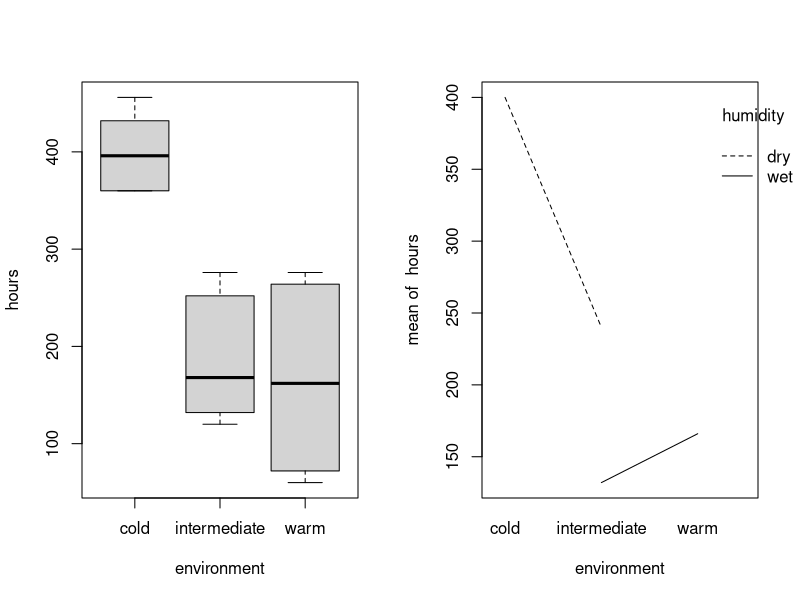
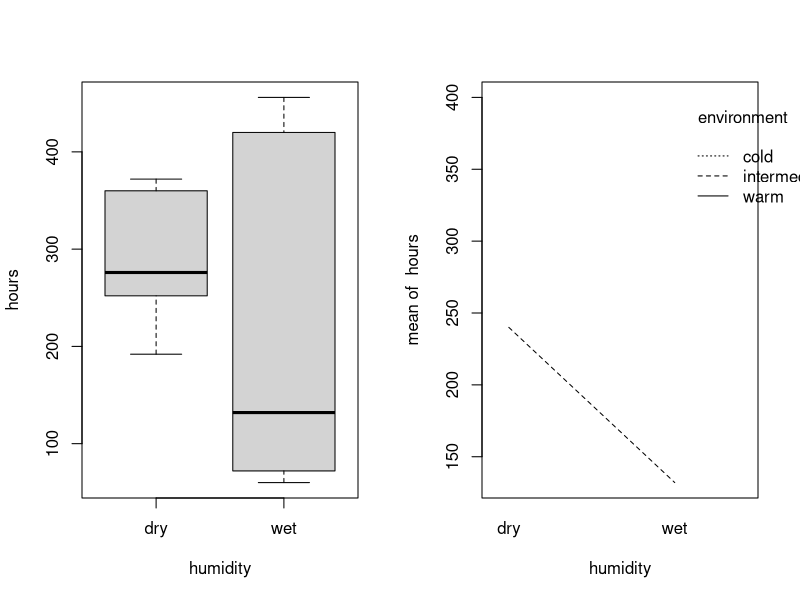

Reproduce these figures in R, in order.
## ---- chunk 1
knitr::opts_chunk$set(fig.height = 2.5)
options(show.signif.stars=FALSE)
## ---- chunk 2
bread = read.table(file = 'data/bread.txt', header = TRUE)
## ---- chunk 3
# The randomization process for 18 slices
# Take hours column from the data
hours = as.vector(as.matrix(bread$hours))
# Create environment column
environment = rep(c('cold', 'intermediate', 'warm'), each = 6)
# Create humidity column
humidity = rep(c('dry', 'wet'), each = 9)
# Converting to data frame
data.frame(cbind(hours, environment, humidity))
## ---- chunk 4
# Divide into two columns
par(mfrow=c(1, 2))
# Boxplot vs interaction plot in hours~environment
boxplot(hours~environment, data = bread)
interaction.plot(environment, humidity, hours, fixed = TRUE)
# Boxplot vs interaction plot in hours~humidity
boxplot(hours~humidity, data = bread)
interaction.plot(humidity, environment, hours, fixed = TRUE)
## ---- chunk 5
# Creating linear model and ANOVA test
breadaov = lm(hours~environment*humidity, data = bread); anova(breadaov)
p_interaction = anova(breadaov)$Pr[3]
